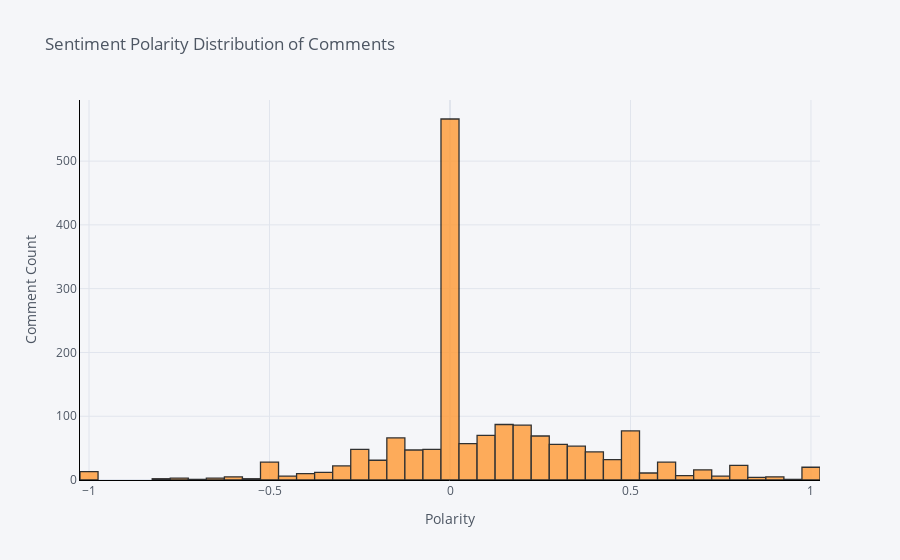

Notebook cell for this chart:
### Markdown cell above
Distribution Plot of Polarity Score

### Code cell
df['polarity'].iplot(
    kind='hist',
    bins=50,
    xTitle='Polarity',
    linecolor='black',
    yTitle='Comment Count',
    title='Sentiment Polarity Distribution of Comments')

### Figure 1 — Plotly figure (JSON) as saved in the notebook; plotly's stock layout.template omitted (floating-point values rounded to 4 significant figures; data arrays with more than 128 entries replaced by an {"elided": "..."} marker saying what was removed)
{"data": [{"histfunc": "count", "histnorm": "", "marker": {"color": "rgba(255, 153, 51, 1.0)", "line": {"color": "#000000", "width": 1.3}}, "name": "polarity", "nbinsx": 50, "opacity": 0.8, "orientation": "v", "type": "histogram", "x": {"elided": "1665 float values"}}], "layout": {"barmode": "overlay", "legend": {"bgcolor": "#F5F6F9", "font": {"color": "#4D5663"}}, "paper_bgcolor": "#F5F6F9", "plot_bgcolor": "#F5F6F9", "title": {"font": {"color": "#4D5663"}, "text": "Sentiment Polarity Distribution of Comments"}, "xaxis": {"gridcolor": "#E1E5ED", "linecolor": "black", "showgrid": true, "tickfont": {"color": "#4D5663"}, "title": {"font": {"color": "#4D5663"}, "text": "Polarity"}, "zerolinecolor": "#E1E5ED"}, "yaxis": {"gridcolor": "#E1E5ED", "linecolor": "black", "showgrid": true, "tickfont": {"color": "#4D5663"}, "title": {"font": {"color": "#4D5663"}, "text": "Comment Count"}, "zerolinecolor": "#E1E5ED"}}}
